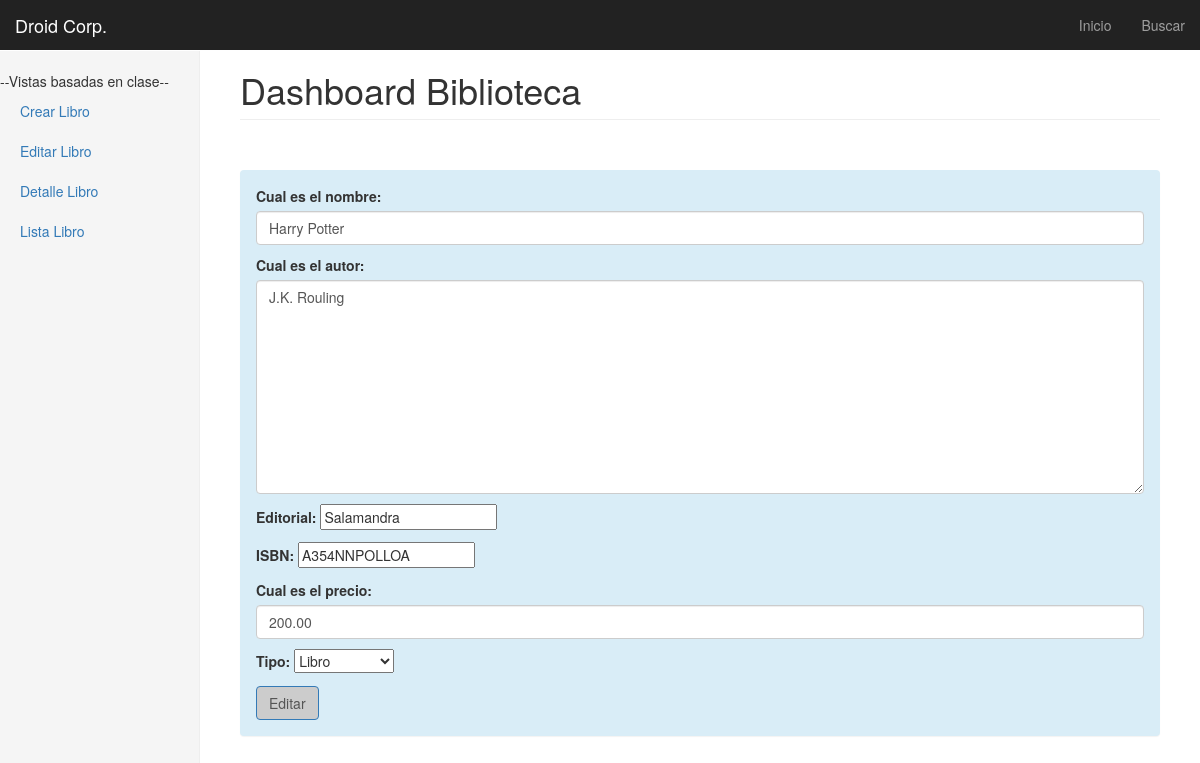
/libros/2/editar/, run on the app's committed database.
### libros/models.py (models this page shows, shortened)
class libromodelo(models.Model):
    nombre = models.CharField(max_length = 40)
    autor = models.CharField(max_length = 40)
    editorial = models.CharField(max_length = 40)
    ISBN = models.CharField(max_length = 40)
    precio = models.DecimalField(max_digits=9999, decimal_places=2)
    slug = models.SlugField(blank=True)

### libros/views.py (the view)
# urls.py: url(r'^(?P<pk>\d+)/editar/$', ActualizarLibro.as_view(), name='update_view'),
class ActualizarLibro(UpdateView):
    model = libromodelo
    form_class = LibroModelForm
    success_url = "/libros/lista/"
    def get_context_data(self, *args, **kwargs):
        context = super(ActualizarLibro, self).get_context_data(*args, **kwargs)
        context["submit_btn"]="Editar"
        return context

### libros/forms.py (shortened to what this page needs)
class LibroModelForm(forms.ModelForm):
    tipo=forms.ChoiceField(choices=OPCIONES_TIPO)
    class Meta:
        model=libromodelo
        fields=[
            "nombre",
            "autor",
            "editorial",
            "ISBN",
            "precio",
            "tipo"
        ]
        labels={
            "nombre":"Cual es el nombre",
            "autor":"Cual es el autor",
            "precio":"Cual es el precio"
        }
        widgets={
            "nombre":forms.TextInput(attrs={'class':'form-control','placeholder':'Ponga el nombre'}),
            "autor":forms.Textarea(attrs={'class':'form-control'}),
            "precio":forms.NumberInput(attrs={'class':'form-control'})
        }

### templates/libros/libromodelo_form.html
{% extends "base.html" %}
{%block content%}
{%include "form.html" with form=form submit_btn=submit_btn%}
{%endblock%}

### templates/form.html (shortened to what this page needs)
<div class="panel panel-default">
  <div class="panel-body">
    <form class="" action="" method="POST" class=form-horizontal>{% csrf_token %}
      {{form.as_p}}
      <input type="submit" class ="btn btn-primary "name="" value="{{submit_btn}}">
    </form>
  </div>
</div>

### static/css/dashboard.css (style rules this page uses)
body { padding-top: 50px; }

### static/css/mycss.css (style rules this page uses)
.panel { margin-bottom: 20px; background-color: #d9edf7; border: 1px solid transparent; border-radius: 4px; -webkit-box-shadow: 0 1px 1px rgba(0,0,0,.05); box-shadow: 0 1px 1px rgba(0,0,0,.05); }
.btn-primary { color: #555; background-color: #ccc; border-color: #337ab7; }

### data on the page
libromodelo: nombre "Harry Potter", autor "J.K. Rouling", editorial "Salamandra", ISBN "A354NNPOLLOA", precio "200.00"
